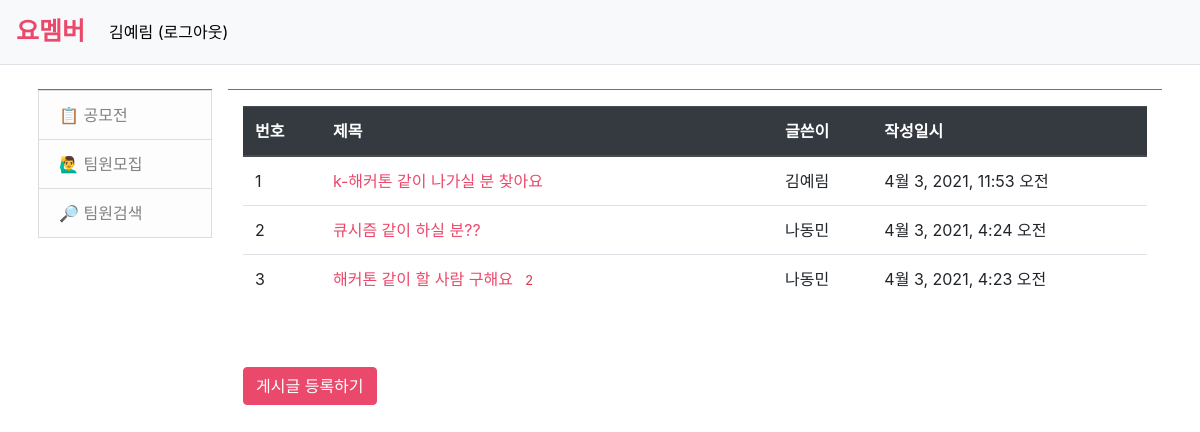
Page /yomember/team (signed in) on the committed database.
### yomember/models.py (models this page shows, shortened)
class Question(models.Model):
    subject = models.CharField(max_length=200)
    content = models.TextField()
    create_date = models.DateTimeField()
    author = models.ForeignKey(User, on_delete=models.CASCADE)

### yomember/views.py (the view)
# urls.py: path('team', views.team, name='team'),
def team(request):
    question_list = Question.objects.order_by('-create_date')
    context = {'question_list': question_list}
    return render(request, 'yomember/team.html', context)

### templates/yomember/team.html
{% extends 'base.html' %}
{% block content %}
<div class = "container my-3">
    <table class = "table">
        <thead>
        <tr class="thead-dark">
            <th>번호</th>
            <th style="width:50%">제목</th>
            <th>글쓴이</th>
            <th>작성일시</th>
        </tr>
        </thead>
        <tbody>
        {% if question_list %}
        {% for question in question_list %}
        <tr class="text-left">
            <td>{{ forloop.counter }}</td>
            <td class="text-left">
                <a href="{% url 'yomember:detail' question.id %}" style="color: #EB496B;">{{ question.subject }}</a>
                {% if question.comment_set.count > 0 %}
                <span class="text-danger small ml-2">{{ question.comment_set.count }}</span>
                {% endif %}
            </td>
            <td>{{ question.author.username }}</td>
            <td>{{ question.create_date }}</td>
        </tr>
        {% endfor %}
        {% else %}
        <tr>
            <td colspan="3">게시글이 없습니다.</td>
        </tr>
        {% endif %}
        </tbody>
    </table>
    <br><br>
    <a href="{% url 'yomember:question_create' %}" class="btn btn-primary" style="background-color: #EB496B; border-color: #EB496B;">게시글 등록하기</a>
</div>
{% endblock %}

### templates/navbar.html (shortened to what this page needs)
<nav class="navbar navbar-expand-lg navbar-light bg-light border-bottom">
    <a class="navbar-brand" href="{% url 'yomember:index' %}" style="color: #EB496B; font-weight: bold; font-size: 25px;">요멤버</a>
    <div class="collapse navbar-collapse flex-grow-0" id="navbarNav">
        <ul class="navbar-nav">
            <li class="nav-item ">
                {% if user.is_authenticated %}
                <a class="nav-link" href="{% url 'common:logout' %}" style="color: black;">{{ user.username }} (로그아웃)</a>
                {% else %}
                <a class="nav-link" href="{% url 'common:login' %}" style="color: black;">로그인</a>
                {% endif %}
            </li>
        </ul>
    </div>
</nav>

### rows in the picture
Question: subject "k-해커톤 같이 나가실 분 찾아요", author.username "김예림", create_date "4월 3, 2021, 11:53 오전"
Question: subject "큐시즘 같이 하실 분??", author.username "나동민", create_date "4월 3, 2021, 4:24 오전"
Question: subject "해커톤 같이 할 사람 구해요", comment_set.count "2", author.username "나동민", create_date "4월 3, 2021, 4:23 오전"

### other values in the picture
{{ user.username }} "김예림"
